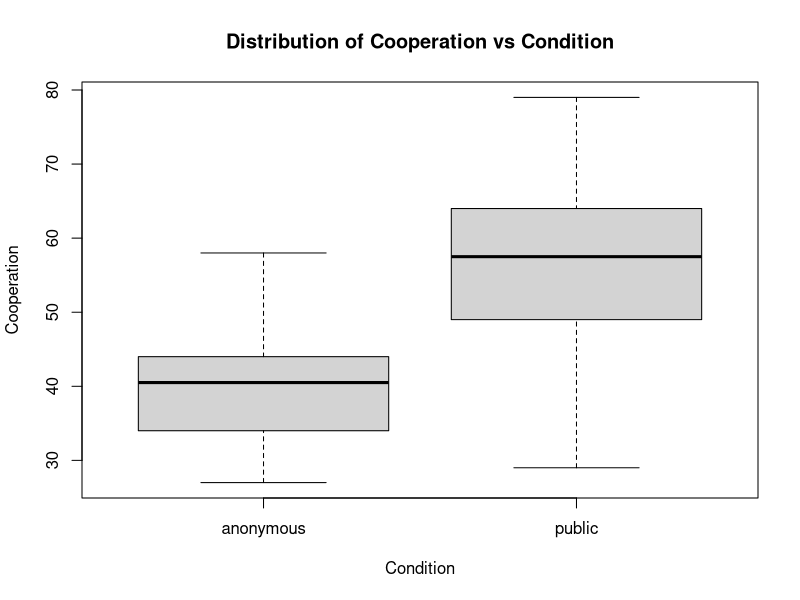

Generate this figure with R:
library(carData)
data("Guyer")
str(Guyer)

average_coop = mean(Guyer$cooperation)
print(paste("Cooperation Mean", average_coop))

boxplot(cooperation ~ condition, data = Guyer,
        main = "Distribution of Cooperation vs Condition",
        xlab = "Condition",
        ylab = "Cooperation")

# Some Change